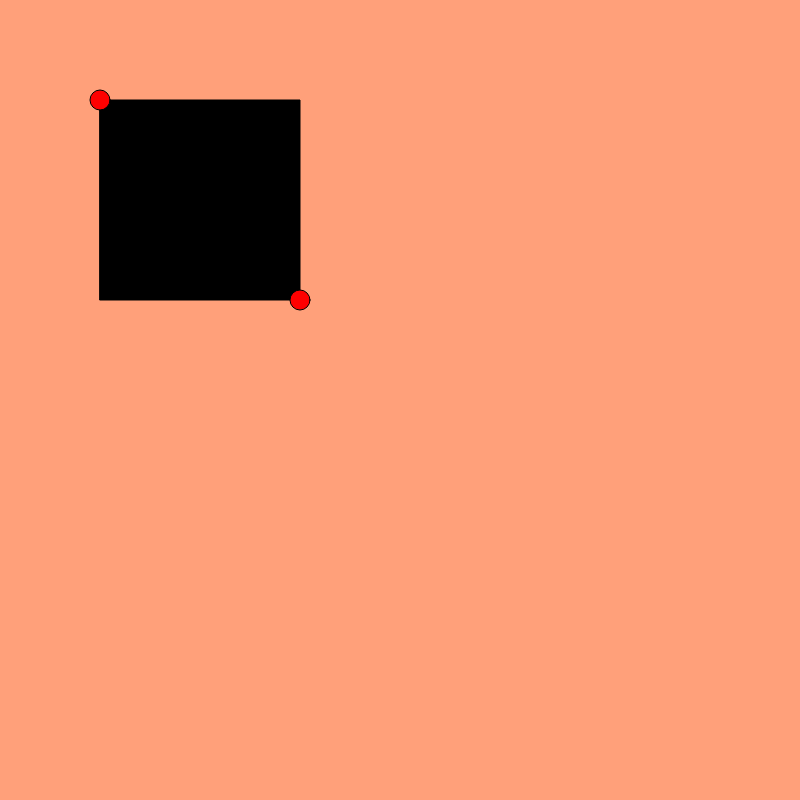
Frame 1 (no input)
Frame 60 (no input): identical to frame 1, image omitted
Frame 120 (the mouse pressed at the canvas centre since frame 60): identical to frame 1, image omitted

The p5.js sketch that drew this single still picture (run headless with seeded random() and noise() and a simulated clock; from frame 60 on, the mouse is pressed at the canvas centre):

// p5.js sketch
// ── sketch.js
function setup() {
    createCanvas(800, 800);
  }
  ////////////////////////////////////////////////////
  function draw() {
    background(255,160,122); // Ligh salmon
    fill(0);
    translate(100,100);
    rect(0,0,200,200);
    push();
    translate(200,200); //You translate from the latest translation point. Translation is transitive
    fill(255,0,0);
    ellipse(0,0,20,20);
    pop();
    // Now we are back to the origin before the push
    fill(255,0,0);
    ellipse(0,0,20,20);
  }
